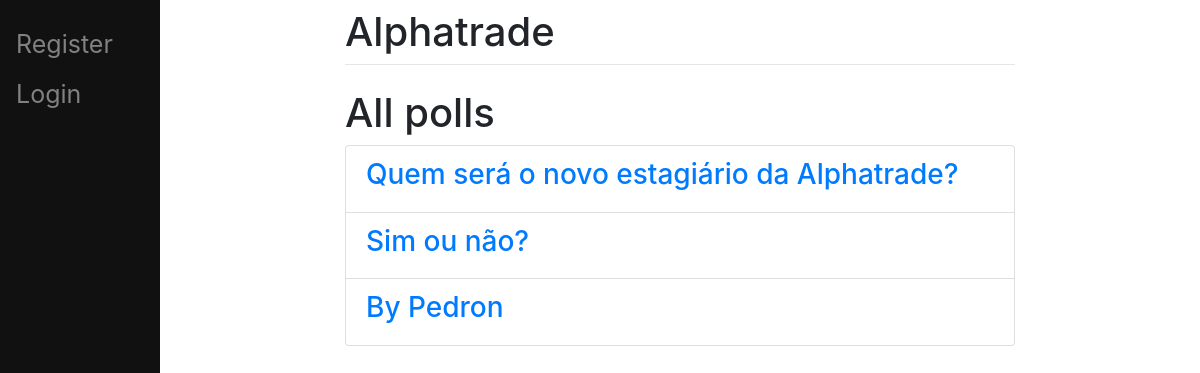
The app's page /view/, older data.
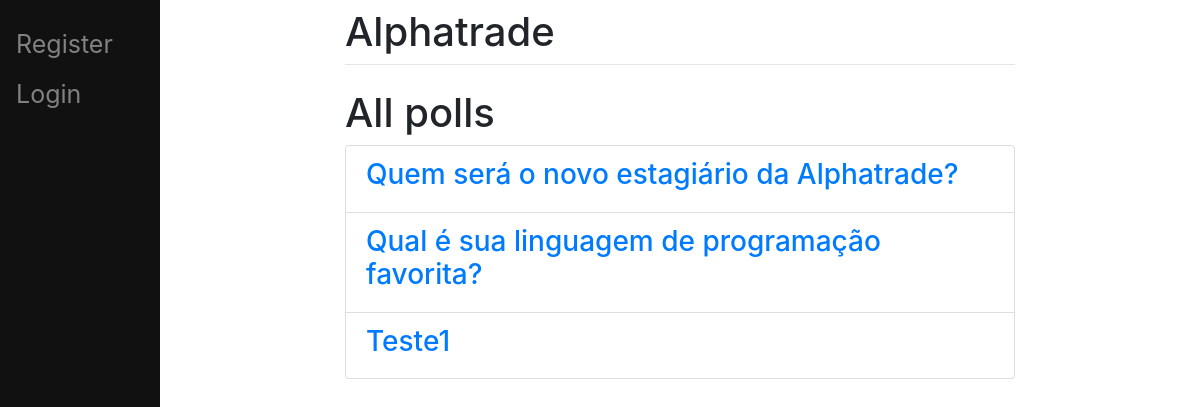
The same page, newer data.
### main/models.py (models this page shows, shortened)
class Question(models.Model):
    user = models.ForeignKey(User, on_delete=models.CASCADE, related_name="question", null=True)
    question_text = models.CharField(max_length=200)

### main/views.py (the view)
# urls.py: path("view/", views.view, name="view"),
def view(request):
    question = Question.objects.all()
    return render(request, "main/view.html", {"question":question})

### main/templates/main/view.html (shortened to what this page needs)
{% extends 'main/base.html' %}
{% block content %}
<h1>All polls</h1>
    <ul class="list-group">
    {% for names in question %}
        <li class="list-group-item"><a href="/{{names.id}}"><h3>{{names.question_text}}</h3></a></li>
    {% endfor %}
    </ul>
{% endblock %}

### main/templates/main/base.html (shortened to what this page needs)
{% load static %}
<!doctype html>
<html>
<head>
    <link rel="stylesheet" href="https://stackpath.bootstrapcdn.com/bootstrap/4.3.1/css/bootstrap.min.css"
>
</head>
<body>
    <div class="sidenav">
        {% if user.is_authenticated %}
            <a href="/">Home</a>
            <a href="/profile">Profile</a>
            <a href="/create">Create Poll</a>
            <a href="/view">View Polls</a>
            <a href="/logout">Logout</a>
        {% else %}
            <a href="/register">Register</a>
            <a href="/login">Login</a>
        {% endif %}
    </div>
    <div id="content", name="content", class="main">
        <div class="row justify-content-center">
            <div class="col-8">
                <h1 class="mt-2">Alphatrade</h1>
                <hr class="mt-0 mb-4">
                    {% block content %}{% endblock %}
            </div>
        </div>
    </div>
</body>
</html>

### main/templates/main/base.html (style rules this page uses)
.sidenav { height: 100%; width: 160px; position: fixed; z-index: 1; top:0; left: 0; background-color: #111; overflow-x: hidden; padding-top:20px; }
.sidenav a { padding: 6px 8px 6px 16px; text-decoration: none; font-size: 25px; color: #818181; display: block; }
.main { margin-left: 160px; padding: 0px 10px; }

Row changes from the older to the newer data that the page shows:
removed Question: question_text "Sim ou não?"
removed Question: question_text "By Pedron"
added Question: question_text "Qual é sua linguagem de programação favorita?"
added Question: question_text "Teste1"
